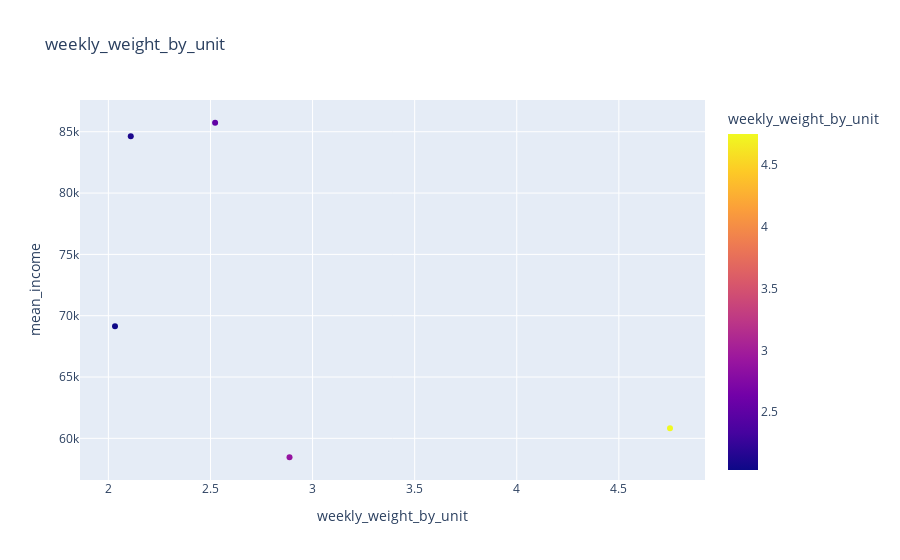

The cell this chart's notebook holds for it:
### Code cell
plt.figure(figsize=(0.01,0.01))
px.scatter(merged_suburb_waste_df, x = 'weekly_weight_by_unit', y = 'mean_income', 
           color = 'weekly_weight_by_unit', trendline="rolling", trendline_options=dict(window=5),
           title= 'weekly_weight_by_unit')

### Figure 1 — Plotly figure (JSON) as saved in the notebook; plotly's stock layout.template omitted (floating-point values rounded to 4 significant figures)
{"data": [{"hovertemplate": "weekly_weight_by_unit=%{marker.color}<br>mean_income=%{y}<extra></extra>", "legendgroup": "", "marker": {"color": [2.11, 2.887, 2.032, 2.523, 4.75], "coloraxis": "coloraxis", "symbol": "circle"}, "mode": "markers", "name": "", "orientation": "v", "showlegend": false, "type": "scatter", "x": [2.11, 2.887, 2.032, 2.523, 4.75], "xaxis": "x", "y": [84640.0, 58460.0, 69140.0, 85730.0, 60830.0], "yaxis": "y"}, {"hovertemplate": "<b>Rolling mean trendline</b><br><br>weekly_weight_by_unit=%{x}<br>mean_income=%{y} <b>(trend)</b><extra></extra>", "legendgroup": "", "marker": {"symbol": "circle"}, "mode": "lines", "name": "", "showlegend": false, "type": "scatter", "x": [2.032, 2.11, 2.523, 2.887, 4.75], "xaxis": "x", "y": [null, null, null, null, 71760.0], "yaxis": "y"}], "layout": {"coloraxis": {"colorbar": {"title": {"text": "weekly_weight_by_unit"}}, "colorscale": [[0, "#0d0887"], [0.1111, "#46039f"], [0.2222, "#7201a8"], [0.3333, "#9c179e"], [0.4444, "#bd3786"], [0.5556, "#d8576b"], [0.6667, "#ed7953"], [0.7778, "#fb9f3a"], [0.8889, "#fdca26"], [1, "#f0f921"]]}, "legend": {"tracegroupgap": 0}, "title": {"text": "weekly_weight_by_unit"}, "xaxis": {"anchor": "y", "domain": [0, 1], "title": {"text": "weekly_weight_by_unit"}}, "yaxis": {"anchor": "x", "domain": [0, 1], "title": {"text": "mean_income"}}}}
